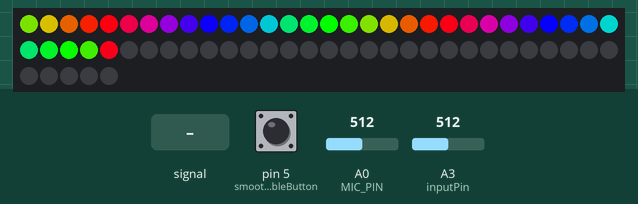
This sketch was run on a simulated Arduino Uno, built with avr-gcc and run on an emulated ATmega328P. Parts: 65 RGB LEDs in strip order, left to right, continuing on the next row. Inputs (shaded band) come from the test bench; at power-on: A3 (inputPin) = 512, A0 (MIC_PIN) = 512, pin 5 (smoothingEnableButton) LOW. Dim RGB values are drawn brighter than linear.

Above: at 2.7 s.
2.8 s: A0 (MIC_PIN) fed a 200 Hz sine of ±460 counts around its level
At 3.9 s:
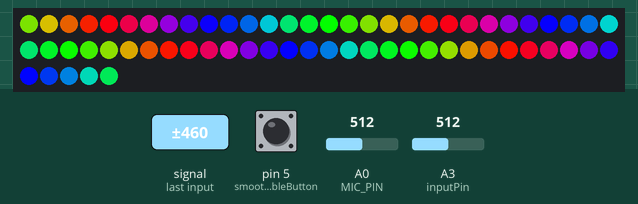
5.8 s: A3 (inputPin) set to 1023
8.8 s: A3 (inputPin) set to 306
At 10.44 s:
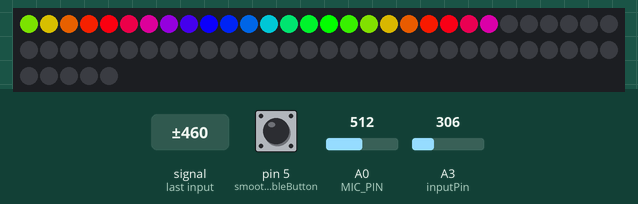
11.7 s: A0 (MIC_PIN) set to 716
At 12.63 s:
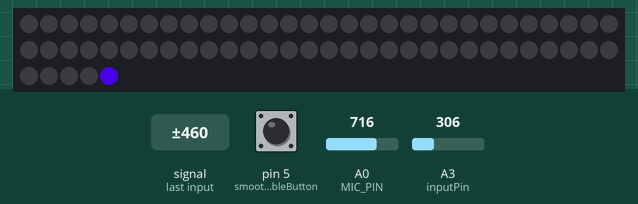
13.9 s: A0 (MIC_PIN) set to 160
At 15.3 s:
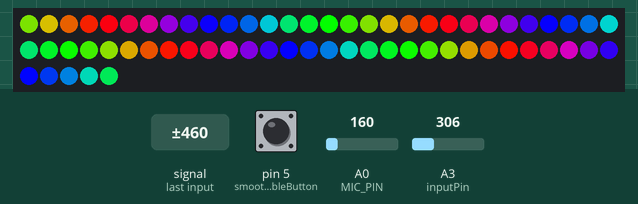
15.6 s: A0 (MIC_PIN) set to 180
Timing chart, 0 to 18.6 s (numbered marks = the images above; inputs shaded):
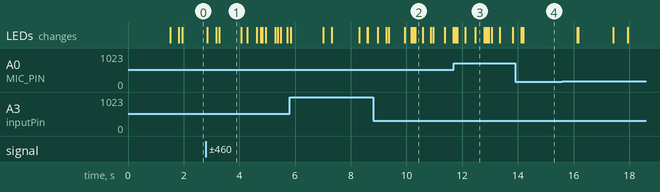

Measured:
- after the input at 2.8 s, the LEDs: first change after 0.05 s (image 1 shows a later state)
- after the input at 13.9 s, the LEDs: first change after 0.22 s (image 4 shows a later state)

The sketch:

Equalizer.ino
```cpp
/*
  LED VU meter for Arduino and Adafruit NeoPixel LEDs.

  Hardware requirements:
  - Most Arduino or Arduino-compatible boards (ATmega 328P or better).
  - Adafruit Electret Microphone Amplifier (ID: 1063)
  - Adafruit Flora RGB Smart Pixels (ID: 1260)
   OR
  - Adafruit NeoPixel Digital LED strip (ID: 1138)
  - Optional: battery for portable use (else power through USB or adapter)
  Software requirements:
  - Adafruit NeoPixel library

  Connections:
  - 3.3V to mic amp +
  - GND to mic amp -
  - Analog pin to microphone output (configurable below)
  - Digital pin to LED data input (configurable below)
  See notes in setup() regarding 5V vs. 3.3V boards - there may be an
  extra connection to make and one line of code to enable or disable.
*/

#include <Adafruit_NeoPixel.h>
#include <CayenneSerial.h>

// Cayenne authentication token. This should be obtained from the Cayenne Dashboard.
char token[] = "23zw5ba8aw";

#define N_PIXELS  65  // Number of pixels in strand
#define MIC_PIN   A0  // Microphone is attached to this analog pin
#define LED_PIN    6  // NeoPixel LED strand is connected to this pin
#define DC_OFFSET 0  // DC offset in mic signal - if unusure, leave 0
#define NOISE     200  // Noise/hum/interference in mic signal
#define SAMPLES   1  // Length of buffer for dynamic level adjustment
#define TOP       (N_PIXELS + 2) // Allow dot to go slightly off scale
#define PEAK_FALL 30  // Rate of peak falling dot

byte
peak      = 0,      // Used for falling dot
dotCount  = 0,      // Frame counter for delaying dot-falling speed
volCount  = 0;      // Frame counter for storing past volume data
int
vol[SAMPLES],       // Collection of prior volume samples
    lvl       = 10,      // Current "dampened" audio level
    minLvlAvg = 0,      // For dynamic adjustment of graph low & high
    maxLvlAvg = 512;

Adafruit_NeoPixel
strip = Adafruit_NeoPixel(N_PIXELS, LED_PIN, NEO_GRB + NEO_KHZ800);

int inputPin = A3;
int potReading = 0;

const int numReadings = 30;
int readings[numReadings];      // the readings from the analog input
int readIndex = 0;              // the index of the current reading
int total = 0;                  // the running total

int smoothingEnableButton = 5;
int state = HIGH;      // the current state of the output pin
int buttonReading;           // the current reading from the input pin
int previous = LOW;    // the previous reading from the input pin
long pinTime = 0;         // the last time the output pin was toggled         \ These are longs because the time, measured in miliseconds,
long debounce = 200;   // the debounce time, increase if the output flickers  / will quickly become a bigger number than can be stored in an int.

void setup() {

  // This is only needed on 5V Arduinos (Uno, Leonardo, etc.).
  // Connect 3.3V to mic AND TO AREF ON ARDUINO and enable this
  // line.  Audio samples are 'cleaner' at 3.3V.
  // COMMENT OUT THIS LINE FOR 3.3V ARDUINOS (FLORA, ETC.):
  // analogReference(EXTERNAL);

  memset(vol, 0, sizeof(vol));
  strip.begin();

  pinMode(smoothingEnableButton, INPUT);

  //Serial.begin(9600); // Cayenne will not connect if serial is enabled.

  Cayenne.begin(token);//Baud rate can be specified by calling Cayenne.begin(token, 9600);

  for (int thisReading = 0; thisReading < numReadings; thisReading++) {
    readings[thisReading] = 0;
  }
}

void loop() {
  Cayenne.run();

  potReading = (analogRead(inputPin) / 30) * 2;
  buttonReading = digitalRead(smoothingEnableButton);

  uint8_t  i;
  uint16_t minLvl, maxLvl;
  int      n, height;

  n   = analogRead(MIC_PIN);                        // Raw reading from mic
  n   = abs(n - 512 - DC_OFFSET); // Center on zero
  n   = (n <= NOISE) ? 0 : (n - NOISE);             // Remove noise/hum
  lvl = ((lvl * 7) + n) >> 3;    // "Dampened" reading (else looks twitchy)

  // Calculate bar height based on dynamic min/max levels (fixed point):
  height = TOP * (lvl - minLvlAvg) / (long)(maxLvlAvg - minLvlAvg);
  height += potReading;

  // if the input just went from LOW and HIGH and we've waited long enough
  // to ignore any noise on the circuit, toggle the output pin and remember
  // the time
  if (buttonReading == HIGH && previous == LOW && millis() - pinTime > debounce) {
    if (state == HIGH)
      state = LOW;
    else
      state = HIGH;

    pinTime = millis();
  }

  previous = buttonReading;
  //Serial.println(state);

  if (state == true) {
    // subtract the last reading:

    total = total - readings[readIndex];
    // read from the sensor:
    readings[readIndex] = height;
    // add the reading to the total:
    total = total + readings[readIndex];
    // advance to the next position in the array:
    readIndex = readIndex + 1;

    // if we're at the end of the array...
    if (readIndex >= numReadings) {
      // ...wrap around to the beginning:
      readIndex = 0;
    }

    // calculate the average:
    height = total / numReadings;
    //Serial.println(height); // send it to the computer as ASCII digits
  }
  if (height < 0L)       height = 0;     // Clip output
  else if (height > TOP) height = TOP;
  if (height > peak)     peak   = height; // Keep 'peak' dot at top


  // Color pixels based on rainbow gradient
  for (i = 0; i < N_PIXELS; i++) {
    if (i >= height)               strip.setPixelColor(i,   0,   0, 0);
    else strip.setPixelColor(i, Wheel(map(i, 0, strip.numPixels() - 1, 30, 1000)));

  }


  // Draw peak dot
  if (peak > 0 && peak <= N_PIXELS - 1) strip.setPixelColor(peak, Wheel(map(peak, 0, strip.numPixels() - 1, 30, 150)));

  strip.show(); // Update strip

  // Every few frames, make the peak pixel drop by 1:

  if (++dotCount >= PEAK_FALL) { //fall rate

    if (peak > 0) peak--;
    dotCount = 0;
  }


  vol[volCount] = n;                      // Save sample for dynamic leveling
  if (++volCount >= SAMPLES) volCount = 0; // Advance/rollover sample counter

  // Get volume range of prior frames
  minLvl = maxLvl = vol[0];
  for (i = 1; i < SAMPLES; i++) {
    if (vol[i] < minLvl)      minLvl = vol[i];
    else if (vol[i] > maxLvl) maxLvl = vol[i];
  }
  // minLvl and maxLvl indicate the volume range over prior frames, used
  // for vertically scaling the output graph (so it looks interesting
  // regardless of volume level).  If they're too close together though
  // (e.g. at very low volume levels) the graph becomes super coarse
  // and 'jumpy'...so keep some minimum distance between them (this
  // also lets the graph go to zero when no sound is playing):
  if ((maxLvl - minLvl) < TOP) maxLvl = minLvl + TOP;
  minLvlAvg = (minLvlAvg * 63 + minLvl) >> 6; // Dampen min/max levels
  maxLvlAvg = (maxLvlAvg * 63 + maxLvl) >> 6; // (fake rolling average)

  /*
    Serial.println("\nHeight: ");
    Serial.print(height);
    Serial.println("\nPotentiometer Reading: ");
    Serial.print(potReading);
    Serial.println("\nRaw Mic Reading: ");
    Serial.print(n);
  */
}

// Input a value 0 to 255 to get a color value.
// The colors are a transition r - g - b - back to r.
uint32_t Wheel(byte WheelPos) {
  if (WheelPos < 85) {
    return strip.Color(WheelPos * 3, 255 - WheelPos * 3, 0);
  } else if (WheelPos < 170) {
    WheelPos -= 85;
    return strip.Color(255 - WheelPos * 3, 0, WheelPos * 3);
  } else {
    WheelPos -= 170;
    return strip.Color(0, WheelPos * 3, 255 - WheelPos * 3);
  }
}
```
